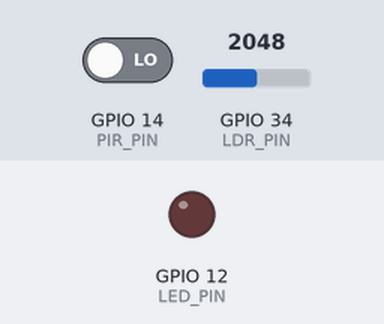
Bench run of a sketch on a simulated ESP32. Parts: output pins drawn as LEDs (lit = HIGH). Inputs (shaded band) come from the test bench; at power-on: GPIO 14 (PIR_PIN) LOW, GPIO 34 (LDR_PIN) = 2048. WiFi joins after 1.5 s; servers stay silent unless stated; no MQTT or app messages arrive unless stated; what the sketch prints to the serial monitor is not drawn.

Above: at 2.7 s.
2.8 s: GPIO 14 (PIR_PIN) driven HIGH
At 4.9 s:
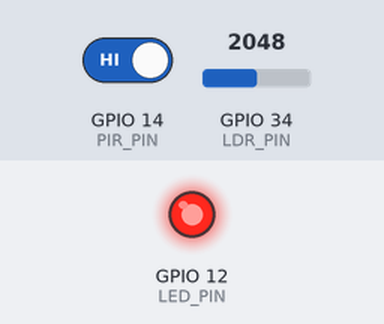
5.5 s: GPIO 14 (PIR_PIN) driven LOW
At 6.4 s:
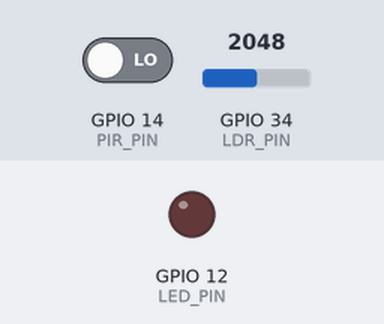
Timing chart, 0 to 8.5 s (numbered marks = the images above; inputs shaded):
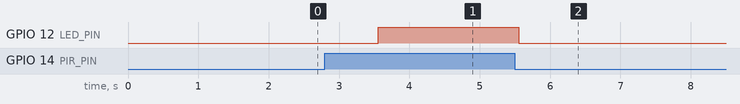

The sketch:

sketch.ino
```cpp
#include <WiFi.h>
#include <PubSubClient.h>

// Pin Configurations
#define PIR_PIN 14
#define LDR_PIN 34
#define LED_PIN 12

// Thresholds
const int DARK_THRESHOLD = 1500; // Adjust based on simulated LDR characteristics

// Network & Cloud Credentials
const char* ssid = "Wokwi-GUEST";
const char* password = "";
const char* mqtt_server = "broker.hivemq.com"; // Public MQTT broker for simulation

WiFiClient espClient;
PubSubClient client(espClient);

void setup() {
  Serial.begin(115200);
  pinMode(PIR_PIN, INPUT);
  pinMode(LED_PIN, OUTPUT);

  // Connect to Wi-Fi
  WiFi.begin(ssid, password);
  while (WiFi.status() != WL_CONNECTED) {
    delay(500);
    Serial.print(".");
  }
  Serial.println("\nConnected to Wi-Fi");

  client.setServer(mqtt_server, 1883);
}

void reconnect() {
  while (!client.connected()) {
    Serial.print("Attempting MQTT connection...");
    if (client.connect("ESP32_SmartHome_Client")) {
      Serial.println("connected");
    } else {
      delay(5000);
    }
  }
}

void loop() {
  if (!client.connected()) {
    reconnect();
  }
  client.loop();

  int ldrValue = analogRead(LDR_PIN);
  int motionDetected = digitalRead(PIR_PIN);

  Serial.print("LDR Value: "); Serial.print(ldrValue);
  Serial.print(" | Motion: "); Serial.println(motionDetected);

  // Condition: Low-light (High resistance/Low voltage depends on wiring) AND Motion detected
  if (ldrValue > DARK_THRESHOLD && motionDetected == HIGH) {
    digitalWrite(LED_PIN, HIGH);
    Serial.println("ALERT: Motion detected in dark!");
    client.publish("home/security/alerts", "ALERT: Unauthorized motion detected in a dark room!");
  } else {
    digitalWrite(LED_PIN, LOW);
  }

  delay(2000); // 2-second polling interval
}
```

Measured:
- after the input at 2.8 s, GPIO 12 (LED_PIN): LOW → HIGH after 0.75 s
- after the input at 5.5 s, GPIO 12 (LED_PIN): HIGH → LOW after 0.05 s
